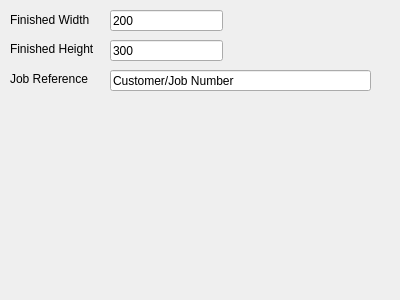
<?xml version="1.0" encoding="UTF-8"?>
<ui version="4.0">
 <class>WindowParameters</class>
 <widget class="QWidget" name="WindowParameters">
  <property name="geometry">
   <rect>
    <x>0</x>
    <y>0</y>
    <width>400</width>
    <height>300</height>
   </rect>
  </property>
  <property name="minimumSize">
   <size>
    <width>100</width>
    <height>200</height>
   </size>
  </property>
  <property name="windowTitle">
   <string>Window Parameters</string>
  </property>
  <widget class="QLineEdit" name="FinishedWidth">
   <property name="geometry">
    <rect>
     <x>110</x>
     <y>10</y>
     <width>113</width>
     <height>21</height>
    </rect>
   </property>
   <property name="text">
    <string>200</string>
   </property>
  </widget>
  <widget class="QLabel" name="label_2">
   <property name="geometry">
    <rect>
     <x>10</x>
     <y>40</y>
     <width>101</width>
     <height>17</height>
    </rect>
   </property>
   <property name="text">
    <string>Finished Height</string>
   </property>
  </widget>
  <widget class="QLineEdit" name="FinishedHeight">
   <property name="geometry">
    <rect>
     <x>110</x>
     <y>40</y>
     <width>113</width>
     <height>21</height>
    </rect>
   </property>
   <property name="text">
    <string>300</string>
   </property>
  </widget>
  <widget class="QLabel" name="label">
   <property name="geometry">
    <rect>
     <x>10</x>
     <y>10</y>
     <width>91</width>
     <height>20</height>
    </rect>
   </property>
   <property name="text">
    <string>Finished Width</string>
   </property>
  </widget>
  <widget class="QLabel" name="label_3">
   <property name="geometry">
    <rect>
     <x>10</x>
     <y>70</y>
     <width>101</width>
     <height>17</height>
    </rect>
   </property>
   <property name="text">
    <string>Job Reference</string>
   </property>
  </widget>
  <widget class="QLineEdit" name="JobReference">
   <property name="geometry">
    <rect>
     <x>110</x>
     <y>70</y>
     <width>261</width>
     <height>21</height>
    </rect>
   </property>
   <property name="text">
    <string>Customer/Job Number</string>
   </property>
  </widget>
 </widget>
 <resources/>
 <connections/>
</ui>
